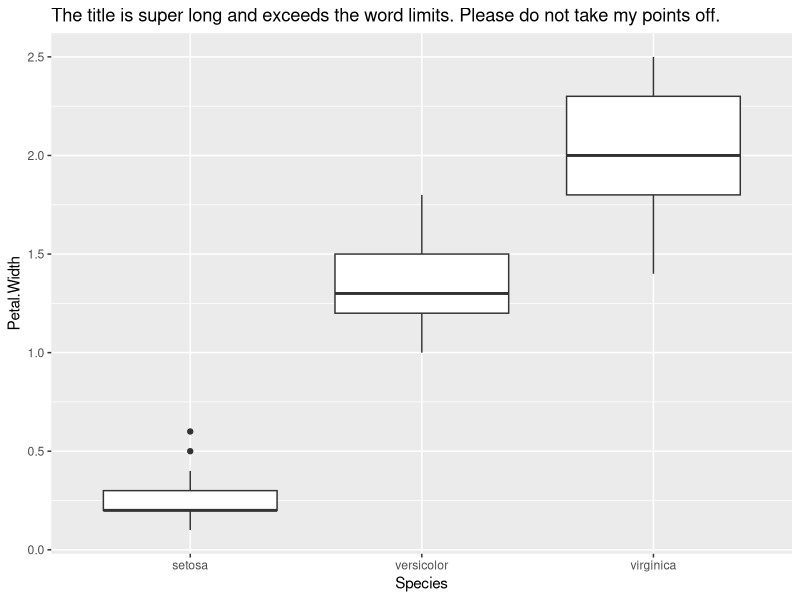
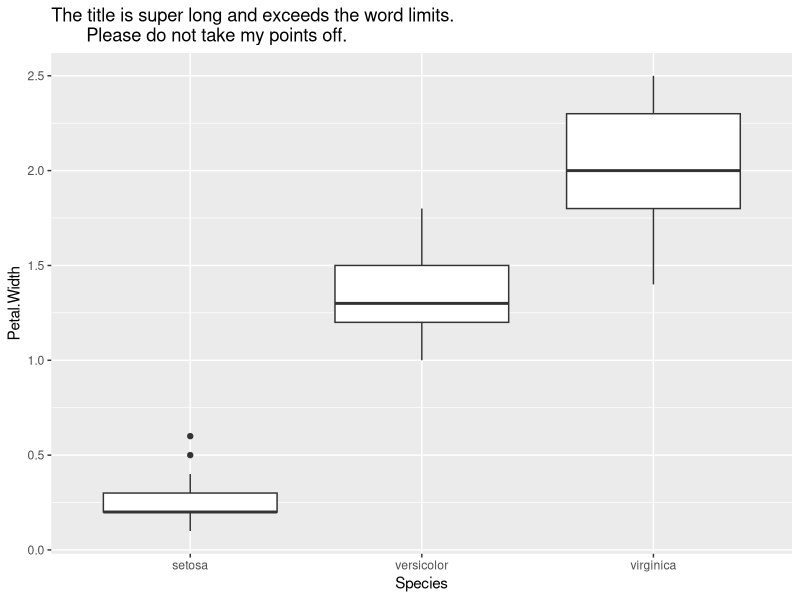
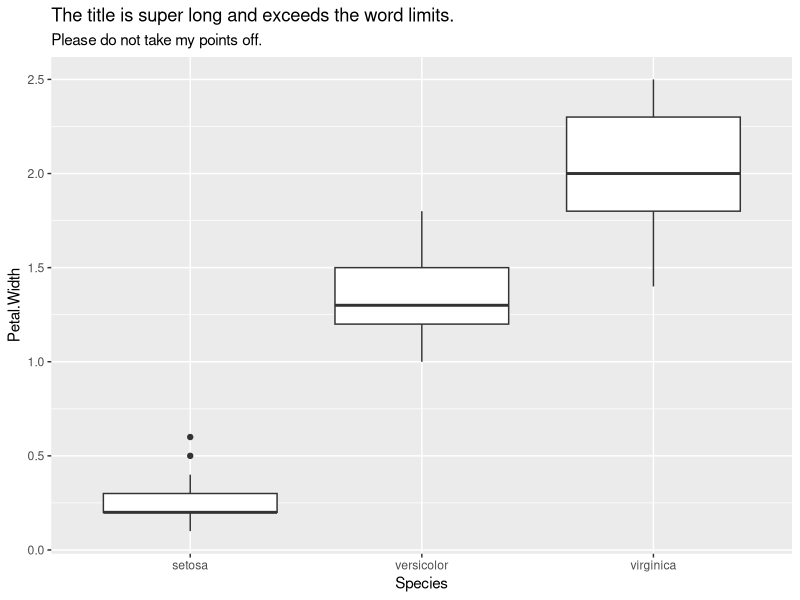

These figures' R source, in order:
## ---- chunk 1
library(tidyverse)
## ---- chunk 2
iris |>
  glimpse()
## ---- chunk 3
iris |>
  glimpse()
## ---- chunk 4
iris |>
  glimpse()
## ---- chunk 5
iris_sum <- iris |>
  as_tibble() |>
  lm(formula = Petal.Width ~ Sepal.Width) |>
  summary()
## ---- chunk 6
iris_boxplot <- iris |>
  as_tibble() |>
  ggplot(aes(y = Petal.Width, x = Species)) + geom_boxplot()
## ---- chunk 7
iris_boxplot <- iris |>
  as_tibble() %>%
  ggplot(aes(y = Petal.Width, x = Species)) + 
  geom_boxplot()
## ---- chunk 8
iris_tbl <- iris |>
  as_tibble()
iris_boxplot = ggplot(iris_tbl, aes(y = Petal.Width, x = Species)) + 
  geom_boxplot()
## ---- chunk 9
iris_boxplot <- iris |>
  as_tibble() |>
  ggplot(aes(y = Petal.Width, x = Species)) + 
  geom_boxplot()
## ---- chunk 10
iris_tbl <- iris |>
  as_tibble()
iris_boxplot <- ggplot(iris_tbl, aes(y = Petal.Width, x = Species)) + 
  geom_boxplot()
## ---- chunk 11
iris |>
  as_tibble() |>
  ggplot(aes(y = Petal.Width, x = Species)) + 
  geom_boxplot() +
  labs(title = "The title is super long and exceeds the word limits. Please do not take my points off.")
## ---- chunk 12
iris |>
  as_tibble() |>
  ggplot(aes(y = Petal.Width, x = Species)) + 
  geom_boxplot() +
  labs(title = "The title is super long and exceeds the word limits.
       Please do not take my points off.")

iris |>
  as_tibble() |>
  ggplot(aes(y = Petal.Width, x = Species)) + 
  geom_boxplot() +
  labs(title = "The title is super long and exceeds the word limits.",
       subtitle = "Please do not take my points off.")
## ---- chunk 13
iris_boxplot <- iris |>
  as_tibble() |>
  ggplot(aes(y = Petal.Width, x = Species, fill = Species)) + 
  geom_boxplot() +
  labs(title = "Boxplot for petal width versus species", x = "species", y = "petal width", fill = "species")
## ---- chunk 14
iris_boxplot <- iris |>
  as_tibble() |>
  ggplot(aes(y = Petal.Width, x = Species, fill = Species)) + 
  geom_boxplot() +
  labs(title = "Boxplot for petal width versus species", 
       x = "species", 
       y = "petal width", 
       fill = "species")
## ---- chunk 15
iris_boxplot<-iris|>
  as_tibble()|>
  ggplot(aes(y=Petal.Width, x=Species, fill=Species))+ 
  geom_boxplot() 
## ---- chunk 16
iris_boxplot <- iris |>
  as_tibble() |>
  ggplot(aes(y = Petal.Width, x = Species, fill = Species)) + 
  geom_boxplot() 
## ---- chunk 17
iris_boxplot <- iris |> as_tibble() |>
  ggplot(aes(y = Petal.Width, x = Species)) + 
  geom_boxplot() 
## ---- chunk 18
iris_boxplot <- iris |> 
  as_tibble() |>
  ggplot(aes(y = Petal.Width, x = Species)) + geom_boxplot() 
## ---- chunk 19
iris_boxplot <- iris |> 
  as_tibble() |>
  ggplot(aes(y = Petal.Width, x = Species)) + 
  geom_boxplot() + ggtitle("Boxplot for width versus species")
## ---- chunk 20
iris_sum <- iris |>
  as_tibble() |>
  lm(formula = Petal.Width ~ Sepal.Width) |> summary()
## ---- chunk 21
iris_boxplot <- iris |> 
  as_tibble() |>
  ggplot(aes(y = Petal.Width, x = Species)) + 
  geom_boxplot() + 
  ggtitle("Boxplot for width versus species")
